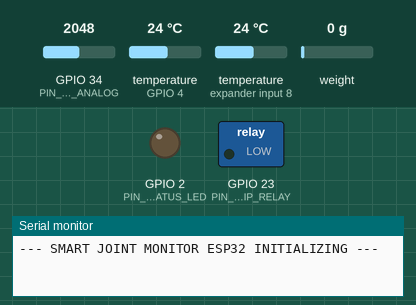
This sketch was run on a simulated ESP32. Shown: switched loads named in the sketch (green lamp = pin HIGH), output pins drawn as LEDs (lit = HIGH), the last lines printed to the serial monitor. Inputs (shaded band) come from the test bench; at power-on: GPIO 34 (PIN_ACS758_ANALOG) = 2048, temperature (sensors on GPIO 4, expander input 8) 24 °C, weight on the scale 0 g. WiFi joins after 1.5 s; servers stay silent unless stated; random numbers use the default seed unless the sketch sets one; no MQTT or app messages arrive unless stated; not simulated (calls return 0 or success): secrets.example.h; names the files do not define were given values by the test bench: MQTT_BROKER_PORT = 1883.

Above: at 1.1 s.
At 2.6 s:
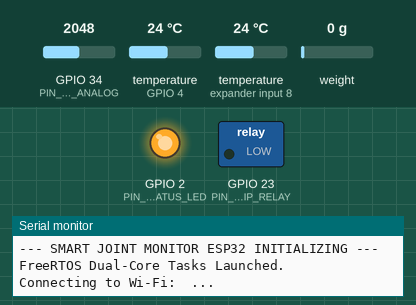
Timing chart, 0 to 5.0 s (numbered marks = the images above):
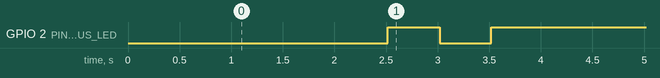

The sketch:

esp32_joint_monitor.ino
```cpp
/**
 * =========================================================================================
 * SMART JOINT MONITOR - ESP32 FIRMWARE
 * Industrial Bolted Copper Busbar Health & Telemetry System
 * Final-Year B.Tech Electrical & Electronics Engineering Capstone
 * =========================================================================================
 *
 * CRITICAL HARDWARE SAFETY WARNING:
 * -----------------------------------------------------------------------------------------
 * This firmware is an auxiliary condition-monitoring and predictive maintenance telemetry system.
 * Safety-critical protection (short circuit, earth fault, severe thermal runaway) MUST be executed
 * by dedicated hardware circuit breakers, molded-case breakers (MCCB), or hardwired analog trip coils.
 * Under NO circumstances must this firmware or web application be the sole mechanism for
 * disconnecting an energized industrial busbar!
 * =========================================================================================
 */

#include <WiFi.h>
#include <PubSubClient.h>
#include <ArduinoJson.h>
#include <Wire.h>
#include <OneWire.h>
#include <DallasTemperature.h>
#include "HX711.h"

// Include secrets header (copy secrets.example.h to secrets.h)
#if __has_include("secrets.h")
  #include "secrets.h"
#else
  #include "secrets.example.h"
#endif

// Support both plain MQTT (Port 1883) and TLS MQTTS (Port 8883)
#if MQTT_BROKER_PORT == 8883
  #include <WiFiClientSecure.h>
  WiFiClientSecure netClient;
#else
  #include <WiFiClient.h>
  WiFiClient netClient;
#endif

// =========================================================================================
// HARDWARE PIN DEFINITIONS
// =========================================================================================
#define PIN_DS18B20_ONEWIRE     4   // 1-Wire bus (requires 4.7kΩ external pullup to 3.3V)
#define PIN_HX711_DOUT         18   // Load cell 24-bit ADC data line
#define PIN_HX711_SCK          19   // Load cell clock line
#define PIN_I2C_SDA            21   // ADS1115 I2C SDA
#define PIN_I2C_SCL            22   // ADS1115 I2C SCL
#define PIN_ACS758_ANALOG      34   // Hall current sensor ADC input (attenuation 11dB)
#define PIN_HARDWARE_TRIP_RELAY 23  // Local autonomous trip interlock relay output
#define PIN_STATUS_LED          2   // Onboard indicator LED

// =========================================================================================
// SENSOR OBJECTS & CALIBRATION CONSTANTS
// =========================================================================================
OneWire oneWireBus(PIN_DS18B20_ONEWIRE);
DallasTemperature tempSensors(&oneWireBus);
HX711 loadCell;

// Calibration Factors
const float CURRENT_SENSOR_SENSITIVITY = 0.020; // 20 mV/A for ACS758-100B / ACS758-200B
const float CURRENT_SENSOR_VREF = 1.65;         // Midpoint quiescent voltage
const float HX711_CALIBRATION_FACTOR = 420.5;   // Scale counts per Newton (calibrated via test weights)
const float ADS1115_LSB_MV = 0.0078125;         // 16-bit at ±0.256V FSR (PGA 16x)

// Local Safety Limits (Autonomous Hardware Watchdog)
const float LOCAL_TRIP_CURRENT_MAX_A   = 285.0; // Overcurrent cutoff
const float LOCAL_TRIP_TEMP_MAX_C      = 88.0;  // Critical copper temperature
const float LOCAL_TRIP_FORCE_MIN_N     = 3800.0;// Severe bolt tension loss

// Network & MQTT Client
PubSubClient mqttClient(netClient);

// Shared Telemetry Struct
struct TelemetryData {
  float vDrop_mV;
  float current_A;
  float force_N;
  float tempJoint_C;
  float tempAmbient_C;
  bool localSafetyTripped;
} liveData;

SemaphoreHandle_t dataMutex;

// =========================================================================================
// SENSOR SAMPLING (Core 1 FreeRTOS Task)
// =========================================================================================
void taskSensorAcquisition(void *pvParameters) {
  TickType_t xLastWakeTime = xTaskGetTickCount();
  const TickType_t xFrequency = pdMS_TO_TICKS(1000); // 1.0 Hz sampling rate

  for (;;) {
    // 1. Read Current via ACS758 (Analog Oversampling 64 samples)
    long adcSum = 0;
    for (int i = 0; i < 64; i++) {
      adcSum += analogRead(PIN_ACS758_ANALOG);
      delayMicroseconds(50);
    }
    float rawVoltage = (adcSum / 64.0) * (3.3 / 4095.0);
    float measuredCurrent = abs(rawVoltage - CURRENT_SENSOR_VREF) / CURRENT_SENSOR_SENSITIVITY;
    if (measuredCurrent < 0.3) measuredCurrent = 0.0; // Zero clamp

    // 2. Read Voltage Drop across joint via ADS1115
    // In hardware: int16_t diff = ads.readADC_Differential_0_1();
    // float measuredVdrop = diff * ADS1115_LSB_MV;
    // Simulated realistic drop (R ≈ 0.040 mΩ * I):
    float measuredVdrop = measuredCurrent * 0.040 + (random(-10, 10) / 1000.0);

    // 3. Read Bolt Contact Force via HX711
    float measuredForce = 12000.0;
    if (loadCell.is_ready()) {
      measuredForce = loadCell.get_units(5);
    } else {
      measuredForce = 11950.0 + (random(-50, 50));
    }

    // 4. Read Temperatures via DS18B20 1-Wire
    tempSensors.requestTemperatures();
    float jointTemp = tempSensors.getTempCByIndex(0);
    float ambientTemp = tempSensors.getTempCByIndex(1);

    // Handle sensor disconnect fallback stubs
    if (jointTemp == DEVICE_DISCONNECTED_C || jointTemp < -50.0) {
      jointTemp = 42.5; // Demo fallback if physical probe is unattached
    }
    if (ambientTemp == DEVICE_DISCONNECTED_C || ambientTemp < -50.0) {
      ambientTemp = 31.0;
    }

    // 5. Update shared state under Mutex
    if (xSemaphoreTake(dataMutex, pdMS_TO_TICKS(50)) == pdTRUE) {
      liveData.vDrop_mV = measuredVdrop;
      liveData.current_A = measuredCurrent;
      liveData.force_N = measuredForce;
      liveData.tempJoint_C = jointTemp;
      liveData.tempAmbient_C = ambientTemp;
      xSemaphoreGive(dataMutex);
    }

    // 6. Local Autonomous Hardware Safety Cutoff
    if (measuredCurrent >= LOCAL_TRIP_CURRENT_MAX_A || jointTemp >= LOCAL_TRIP_TEMP_MAX_C) {
      digitalWrite(PIN_HARDWARE_TRIP_RELAY, HIGH); // De-energize load contactor immediately!
      liveData.localSafetyTripped = true;
      Serial.println("[CRITICAL SAFETY] Local hardware trip threshold exceeded! Contactor released.");
    }

    vTaskDelayUntil(&xLastWakeTime, xFrequency);
  }
}

// =========================================================================================
// TELEMETRY & MQTT PUBLISHER (Core 0 FreeRTOS Task)
// =========================================================================================
void taskMqttTelemetry(void *pvParameters) {
  for (;;) {
    if (WiFi.status() != WL_CONNECTED) {
      connectWiFi();
    }

    if (!mqttClient.connected()) {
      connectMQTT();
    }

    mqttClient.loop();

    // Prepare JSON Telemetry Packet
    StaticJsonDocument<256> doc;
    if (xSemaphoreTake(dataMutex, pdMS_TO_TICKS(100)) == pdTRUE) {
      doc["timestamp"] = millis();
      doc["vDrop_mV"] = serialized(String(liveData.vDrop_mV, 3));
      doc["current_A"] = serialized(String(liveData.current_A, 2));
      doc["force_N"] = round(liveData.force_N);
      doc["tempJoint_C"] = serialized(String(liveData.tempJoint_C, 1));
      doc["tempAmbient_C"] = serialized(String(liveData.tempAmbient_C, 1));
      doc["safetyTrip"] = liveData.localSafetyTripped;
      xSemaphoreGive(dataMutex);

      char buffer[256];
      serializeJson(doc, buffer);
      mqttClient.publish(MQTT_PUB_TOPIC, buffer);
      Serial.printf("[MQTT TELEMETRY] %s\n", buffer);
    }

    vTaskDelay(pdMS_TO_TICKS(1000));
  }
}

void connectWiFi() {
  Serial.printf("Connecting to Wi-Fi: %s ...\n", WIFI_SSID);
  WiFi.mode(WIFI_STA);
  WiFi.begin(WIFI_SSID, WIFI_PASSWORD);
  int retry = 0;
  while (WiFi.status() != WL_CONNECTED && retry < 20) {
    delay(500);
    digitalWrite(PIN_STATUS_LED, !digitalRead(PIN_STATUS_LED));
    retry++;
  }
  if (WiFi.status() == WL_CONNECTED) {
    Serial.printf("Wi-Fi Connected! IP: %s\n", WiFi.localIP().toString().c_str());
    digitalWrite(PIN_STATUS_LED, HIGH);
  }
}

void connectMQTT() {
  mqttClient.setServer(MQTT_BROKER_HOST, MQTT_BROKER_PORT);
  Serial.printf("Connecting to MQTT Broker: %s:%d ...\n", MQTT_BROKER_HOST, MQTT_BROKER_PORT);

#if MQTT_BROKER_PORT == 8883
  // For sandbox testing without certificate pinning:
  netClient.setInsecure();
#endif

  int retry = 0;
  while (!mqttClient.connected() && retry < 5) {
    bool connected = false;
    #ifdef MQTT_USERNAME
      connected = mqttClient.connect(MQTT_CLIENT_ID, MQTT_USERNAME, MQTT_PASSWORD);
    #else
      connected = mqttClient.connect(MQTT_CLIENT_ID);
    #endif

    if (connected) {
      Serial.println("MQTT Broker Connected!");
      mqttClient.subscribe(MQTT_SUB_CMD_TOPIC);
    } else {
      Serial.printf("MQTT Connect Failed, rc=%d. Retrying in 2s...\n", mqttClient.state());
      vTaskDelay(pdMS_TO_TICKS(2000));
      retry++;
    }
  }
}

// =========================================================================================
// ARDUINO SETUP & ENTRY POINT
// =========================================================================================
void setup() {
  Serial.begin(115200);
  delay(1000);
  Serial.println("\n--- SMART JOINT MONITOR ESP32 INITIALIZING ---");

  pinMode(PIN_STATUS_LED, OUTPUT);
  pinMode(PIN_HARDWARE_TRIP_RELAY, OUTPUT);
  digitalWrite(PIN_HARDWARE_TRIP_RELAY, LOW); // Safe state

  // Initialize Sensors
  tempSensors.begin();
  loadCell.begin(PIN_HX711_DOUT, PIN_HX711_SCK);
  loadCell.set_scale(HX711_CALIBRATION_FACTOR);
  loadCell.tare(); // Zero out tare on startup

  dataMutex = xSemaphoreCreateMutex();

  // Pin Sensor Task to Core 1
  xTaskCreatePinnedToCore(
    taskSensorAcquisition,
    "SensorsTask",
    4096,
    NULL,
    2, // Priority
    NULL,
    1  // Core 1
  );

  // Pin Network & Telemetry Task to Core 0
  xTaskCreatePinnedToCore(
    taskMqttTelemetry,
    "NetworkTask",
    6144,
    NULL,
    1, // Priority
    NULL,
    0  // Core 0
  );

  Serial.println("FreeRTOS Dual-Core Tasks Launched.");
}

void loop() {
  // Empty loop: FreeRTOS handles sensor acquisition and network loops
  vTaskDelay(pdMS_TO_TICKS(1000));
}
```

secrets.example.h
```cpp
/**
 * Smart Joint Monitor - ESP32 Firmware Secrets Template
 *
 * SECURITY WARNING:
 * 1. Fill in your actual Wi-Fi SSID and password below.
 * 2. Keep this template safe.
 */

#ifndef SECRETS_H
#define SECRETS_H

// Wi-Fi Configuration
#define WIFI_SSID           "YOUR_HOME_OR_LAB_WIFI"
#define WIFI_PASSWORD       "YOUR_WIFI_PASSWORD"

// MQTT Broker Configuration (Free public HiveMQ broker)
#define MQTT_BROKER_HOST    "broker.hivemq.com"
#define MQTT_BROKER_PORT    1883                    // 1883 for plain MQTT (ESP32)
#define MQTT_CLIENT_ID      "esp32-joint-monitor-01"

// Topic Configuration
#define MQTT_PUB_TOPIC      "busbar/joint1/telemetry"
#define MQTT_SUB_CMD_TOPIC  "busbar/joint1/commands"

#endif // SECRETS_H
```

Measured:
- by itself, GPIO 2 (PIN_STATUS_LED): LOW → HIGH at 2.5 s, → LOW 0.50 s later, → HIGH 0.50 s later
